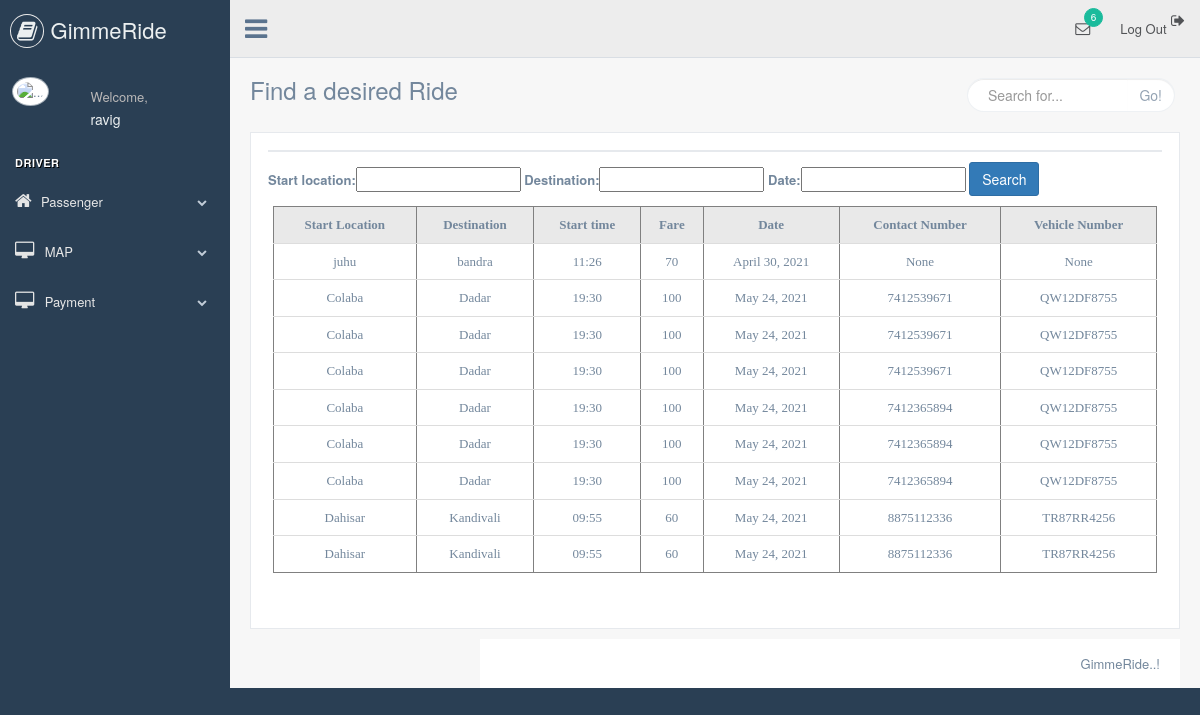
Screenshot of /driver/bikerender/ (signed in) with the database file from the repository.
### driver2/models.py (models this page shows, shortened)
class Bikeformmodel(models.Model):
    user = models.ForeignKey(User,null=True,on_delete=models.CASCADE)
    start_location = models.CharField(max_length=255)
    destination = models.CharField(max_length=255)
    start_time = models.CharField(null=True,max_length=255)
    journey_time = models.CharField(null=True,max_length=255)
    fare = models.IntegerField(null=True)
    date =  models.DateField(null=True)
    capacity = models.IntegerField(default='1',editable=False)
    contact_Number = models.IntegerField(null=True,max_length=10)
    vehicle_Number = models.CharField(null=True,max_length=10)
    license = models.ImageField(null=True,blank=True)

### driver/views.py (the view, shortened to what this page needs)
# urls.py: path('bikerender/', views.bikerender, name="bikerender"),
def bikerender(request):
    form = BikeformmodelForm()
    bikeformmodels = Bikeformmodel.objects.all()
    myfilter2 = Bikeformfilter(request.GET, queryset=bikeformmodels)
    bikeformmodels = myfilter2.qs
    context = {'bikeformmodels':bikeformmodels, 'myfilter2':myfilter2}
    return render(request, 'driver/bikerender.html', context)

### driver/templates/driver/bikerender.html (shortened to what this page needs)
{% load static %}
<!DOCTYPE html>
<html lang="en">
<head>
    <link href="{% static 'css/bootstrap.min.css' %}" rel="stylesheet">
    <link href="{% static 'css/font-awesome.min.css' %}" rel="stylesheet">
    <link href="{% static 'css/nprogress.css' %}" rel="stylesheet">
    <link href="{% static 'css/custom.min.css' %}" rel="stylesheet">
</head>
<body class="nav-md">
<div class="container body">
    <div class="main_container">
        <div class="col-md-3 left_col">
            <div class="left_col scroll-view">
                <div class="navbar nav_title" style="border: 0;">
                    <a href="#" class="site_title"><i class="fa fa-book"></i> <span>GimmeRide</span></a>
                </div>
                <div class="profile clearfix">
                    <div class="profile_pic">
                        <img src="images/img.jpg" alt="..." class="img-circle profile_img">
                    </div>
                    <div class="profile_info">
                        <span>Welcome,</span>
                        <h2>{{request.user}}</h2>
                    </div>
                    <div class="clearfix"></div>
                </div>
                <br/>
                <div id="sidebar-menu" class="main_menu_side hidden-print main_menu">
                    <div class="menu_section">
                        <h3>Driver</h3>
                        <ul class="nav side-menu">
                        <li class="dropdown"><a class="dropdown-toggle" data-toggle="dropdown"><i class="fa fa-home"></i>Passenger<span class="fa fa-chevron-down"></span></a>
                    </li>
                        <li><a href="{% url 'map2' %}"><i class="fa fa-desktop"></i> MAP <span
                                    class="fa fa-chevron-down"></span></a>
                        </li>
                        <li><a href="#"><i class="fa fa-desktop"></i> Payment <span
                                    class="fa fa-chevron-down"></span></a>
                        </li>
                        </ul>
                    </div>
                </div>
            </div>
        </div>
        <div class="top_nav">
            <div class="nav_menu">
                <nav>
                    <div class="nav toggle">
                        <a id="menu_toggle"><i class="fa fa-bars"></i></a>
                    </div>
                    <ul class="nav navbar-nav navbar-right">
                        <li class="">
                                <li><a href="{% url 'logout2' %}"><i class="fa fa-sign-out pull-right"></i> Log Out</a></li>
                        </li>
                        <li role="presentation" class="dropdown">
                            <a href="javascript:;" class="dropdown-toggle info-number" data-toggle="dropdown"
                               aria-expanded="false">
                                <i class="fa fa-envelope-o"></i>
                                <span class="badge bg-green">6</span>
                            </a>
                        </li>
                    </ul>
                </nav>
            </div>
        </div>
        <div class="right_col" role="main">
            <div class="">
                <div class="page-title">
                    <div class="title_left">
                        <h3>Find a desired Ride</h3>
                    </div>
                    <div class="title_right">
                        <div class="col-md-5 col-sm-5 col-xs-12 form-group pull-right top_search">
                            <div class="input-group">
                                <input type="text" class="form-control" placeholder="Search for...">
                    <span class="input-group-btn">
                      <button class="btn btn-default" type="button">Go!</button>
                    </span>
                            </div>
                        </div>
                    </div>
                </div>
                <div class="clearfix"></div>
                <div class="row" style="min-height:500px">
                    <div class="col-md-12 col-sm-12 col-xs-12">
                        <div class="x_panel">
                            <div class="x_title">
                            </div>
                            <div class="card card-body">
                                <form method="get">
                                    {{myfilter2.form}}
                                <button class="btn btn-primary" type="submit">Search</button>
                                </form>
                            <div class="x_content">
                            <div class ="container h-100">
                                <div class="table-responsive">
                                        <table class="table table-hover" align="center" cellpadding="5" cellspacing="0" border="1">
                                            <thead class="thead-dark">
                                                <tr bgcolor="#E9E9E9">
                                                    <td align = "center"><b><font style = "font-family: avenir" >Start Location</font></b></td>
                                                    <td align = "center"><b><font style = "font-family: avenir" >Destination</font></b></td>
                                                    <td align = "center"><b><font style = "font-family: avenir" >Start time</font></b></td>
                                                    <td align = "center"><b><font style = "font-family: avenir" >Fare</font></b></td>
                                                    <td align = "center"><b><font style = "font-family: avenir" >Date</font></b></td>
                                                    <td align = "center"><b><font style = "font-family: avenir" >Contact Number</font></b></td>
                                                    <td align = "center"><b><font style = "font-family: avenir" >Vehicle Number</font></b></td>
                                                </tr>
                                            </thead>
                                            <tbody>
                                                    <tr bgcolor="#FFFFFF">
                                                        <form action="RequestSelectedRideController">
                                                        {% for obj in bikeformmodels %}
                                                        <tr>
                                                        <td align = "center"><font style = "font-family: avenir" >{{obj.start_location}}</font></b></td>
                                                        <td align = "center"><font style = "font-family: avenir" >{{obj.destination}}</font></b></td>
                                                        <td align = "center"><font style = "font-family: avenir" > {{obj.start_time}}</font></b></td>
                                                        <td align = "center"><font style = "font-family: avenir" >{{obj.fare}}</font></b></td>
                                                        <td align = "center"><font style = "font-family: avenir" >{{obj.date}}</font></b></td>
                                                        <td align = "center"><font style = "font-family: avenir" >{{obj.contact_Number}}</font></b></td>
                                                        <td align = "center"><font style = "font-family: avenir" >{{obj.vehicle_Number}}</font></b></td>
                                                        </form>
                                                    </tr>
                                                        {% endfor %}
                                            </tbody>
                                        </table>
                                        <br/>
                                </div>
                            </div>
                        </div>
                    </div>
                </div>
            </div>
        </div>
        <footer>
            <div class="pull-right">
                GimmeRide..!
            </div>
            <div class="clearfix"></div>
        </footer>
    </div>
</div>
</body>
</html>

### rows the page displays
Bikeformmodel: start_location "juhu", destination "bandra", start_time "11:26", fare "70", date "April 30, 2021", contact_Number "None", vehicle_Number "None"
Bikeformmodel: start_location "Colaba", destination "Dadar", start_time "19:30", fare "100", date "May 24, 2021", contact_Number "7412539671", vehicle_Number "QW12DF8755"
Bikeformmodel: start_location "Colaba", destination "Dadar", start_time "19:30", fare "100", date "May 24, 2021", contact_Number "7412539671", vehicle_Number "QW12DF8755"
Bikeformmodel: start_location "Colaba", destination "Dadar", start_time "19:30", fare "100", date "May 24, 2021", contact_Number "7412539671", vehicle_Number "QW12DF8755"
Bikeformmodel: start_location "Colaba", destination "Dadar", start_time "19:30", fare "100", date "May 24, 2021", contact_Number "7412365894", vehicle_Number "QW12DF8755"
Bikeformmodel: start_location "Colaba", destination "Dadar", start_time "19:30", fare "100", date "May 24, 2021", contact_Number "7412365894", vehicle_Number "QW12DF8755"
Bikeformmodel: start_location "Colaba", destination "Dadar", start_time "19:30", fare "100", date "May 24, 2021", contact_Number "7412365894", vehicle_Number "QW12DF8755"
Bikeformmodel: start_location "Dahisar", destination "Kandivali", start_time "09:55", fare "60", date "May 24, 2021", contact_Number "8875112336", vehicle_Number "TR87RR4256"
Bikeformmodel: start_location "Dahisar", destination "Kandivali", start_time "09:55", fare "60", date "May 24, 2021", contact_Number "8875112336", vehicle_Number "TR87RR4256"

### other values shown
{{ request.user }} "ravig"
